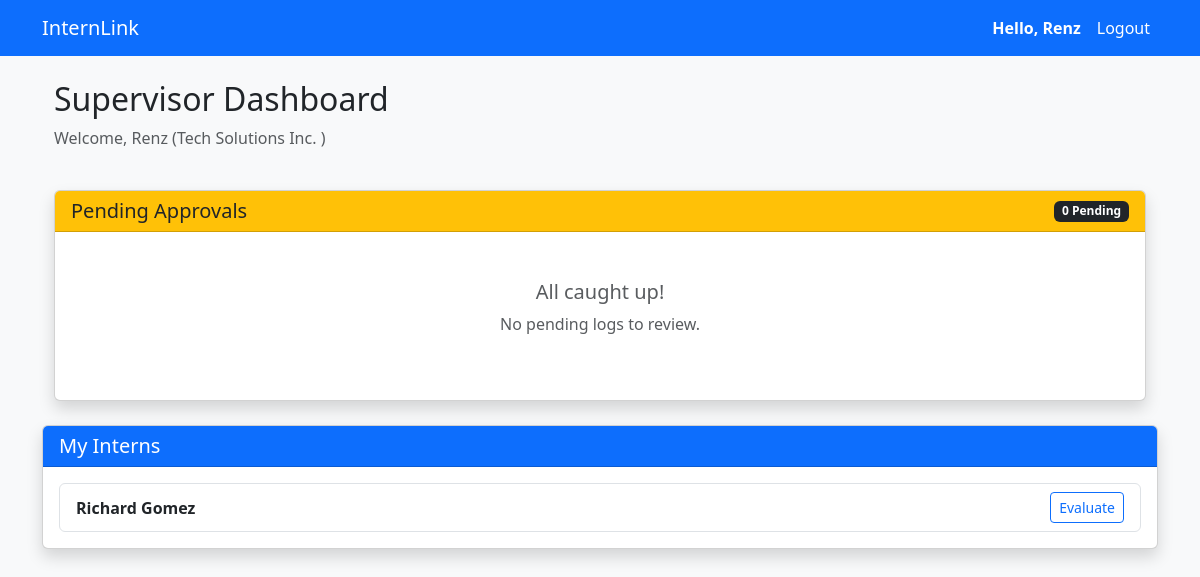
The app's page /dashboard/ (signed in), older data.
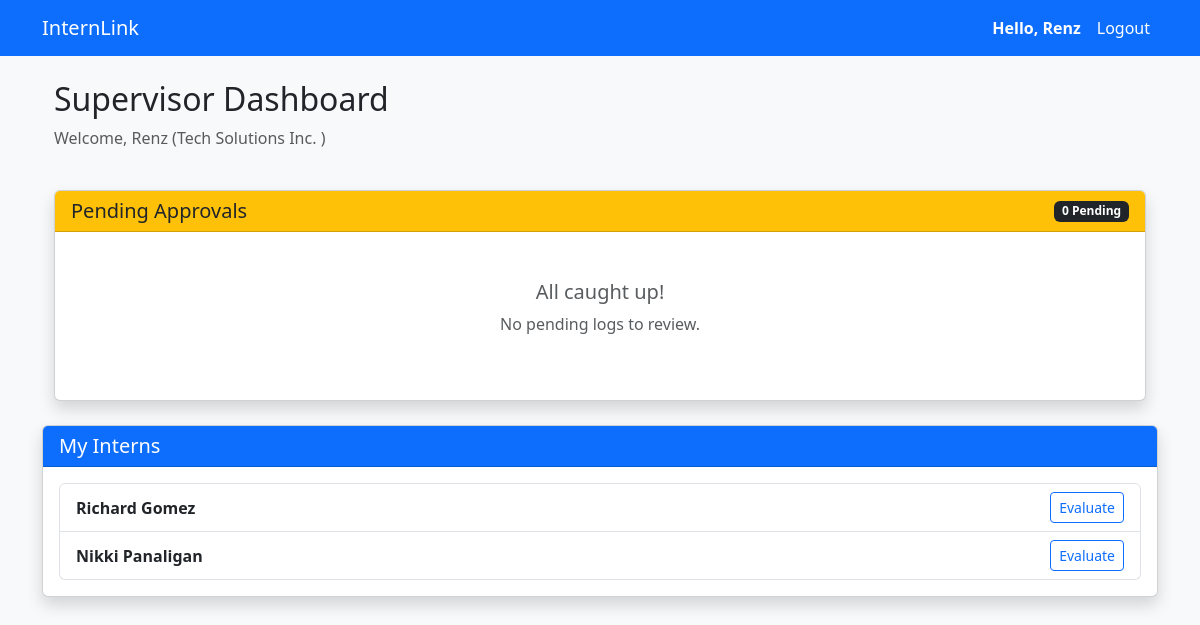
The same page, newer data.
### app/models.py (models this page shows, shortened)
class User(AbstractUser):
    class Role(models.TextChoices):
        STUDENT = "student", "Student"
        COORDINATOR = "coordinator", "Coordinator"
        SUPERVISOR = "supervisor", "Supervisor"
    email = models.EmailField(unique=True)
    role = models.CharField(max_length=20, choices=Role.choices)

class SupervisorProfile(models.Model):
    user = models.OneToOneField(
        settings.AUTH_USER_MODEL,
        on_delete=models.CASCADE,
        related_name="supervisor_profile",
    )
    company = models.ForeignKey(
        "Company", on_delete=models.CASCADE, related_name="supervisors"
    )
    position = models.CharField(max_length=100)
    contact_number = models.CharField(max_length=20, blank=True, null=True)

class Company(models.Model):
    name = models.CharField(max_length=255)
    address = models.TextField()
    contact_person = models.CharField(max_length=255, blank=True, null=True)
    contact_email = models.EmailField(blank=True, null=True)
    contact_number = models.CharField(max_length=20, blank=True, null=True)

class Internship(models.Model):
    student = models.ForeignKey(
        "StudentProfile", on_delete=models.CASCADE, related_name="internships"
    )
    company = models.ForeignKey(
        "Company", on_delete=models.CASCADE, related_name="internships"
    )
    supervisor = models.ForeignKey(
        "SupervisorProfile",
        on_delete=models.SET_NULL,
        null=True,
        blank=True,
        related_name="internships",
    )
    coordinator = models.ForeignKey(
        "CoordinatorProfile",
        on_delete=models.SET_NULL,
        null=True,
        blank=True,
        related_name="internships",
    )
    start_date = models.DateField()
    end_date = models.DateField()
    required_hours = models.PositiveIntegerField(default=240)
    status = models.CharField(
        max_length=20,
        choices=[
            ("ongoing", "Ongoing"),
            ("completed", "Completed"),
            ("terminated", "Terminated"),
            ("pending", "Pending"),
        ],
        default="pending",
    )

class StudentProfile(models.Model):
    user = models.OneToOneField(
        settings.AUTH_USER_MODEL,
        on_delete=models.CASCADE,
        related_name="student_profile",
    )
    student_number = models.CharField(max_length=50, unique=True, null=True, blank=True)
    course = models.CharField(max_length=100, null=True, blank=True)
    year_level = models.IntegerField(null=True, blank=True)
    contact_number = models.CharField(max_length=20, null=True, blank=True)

### app/views.py (the view, shortened to what this page needs)
# urls.py: path("dashboard/", views.dashboard_view, name="dashboard"),
@login_required
def dashboard_view(request):
    user = request.user
    if user.role == User.Role.STUDENT:
        student_profile = user.student_profile
        active_internship = Internship.objects.filter(
            student=student_profile, status="ongoing"
        ).first()
        total_hours = 0
        recent_logs = []
        required_hours = 600
        completion_percent = 0
        if active_internship:
            required_hours = active_internship.required_hours
            hours_data = active_internship.daily_logs.filter(
                is_verified=True
            ).aggregate(Sum("hours_rendered"))
            total_hours = hours_data["hours_rendered__sum"] or 0
            if required_hours > 0:
                completion_percent = (total_hours / required_hours) * 100
            recent_logs = active_internship.daily_logs.order_by("-date")[:5]
        context = {
            "profile": student_profile,
            "internship": active_internship,
            "total_hours": total_hours,
            "required_hours": required_hours,
            "completion_percent": round(completion_percent, 1),
            "recent_logs": recent_logs,
        }
        return render(request, "app/student_dashboard.html", context)
    elif user.role == User.Role.SUPERVISOR:
        supervisor_profile = user.supervisor_profile
        pending_logs = DailyLog.objects.filter(
            internship__supervisor=supervisor_profile, is_verified=False
        ).order_by("date")
        my_internships = Internship.objects.filter(
            supervisor=supervisor_profile, status="ongoing"
        )
        context = {
            "supervisor": supervisor_profile,
            "pending_logs": pending_logs,
            "my_internships": my_internships,
        }
        return render(request, "app/supervisor_dashboard.html", context)
    return render(request, "app/error_dashboard.html")

### app/templates/app/supervisor_dashboard.html (shortened to what this page needs)
{% extends 'app/base.html' %} {% block content %}
<div class="container">
  <div class="row mb-4">
    <div class="col-12">
      <h2>Supervisor Dashboard</h2>
      <p class="text-muted">
        Welcome, {{ supervisor.user.first_name }} ({{ supervisor.company.name }}
        )
      </p>
    </div>
  </div>
  <div class="card shadow">
    <div
      class="card-header bg-warning text-dark d-flex justify-content-between align-items-center">
      <h5 class="mb-0">Pending Approvals</h5>
      <span class="badge bg-dark">{{ pending_logs.count }} Pending</span>
    </div>
    <div class="card-body p-0">
      {% if pending_logs %}
      <div class="table-responsive">
        <table class="table table-hover mb-0">
          <thead class="table-light">
            <tr>
              <th>Student</th>
              <th>Date</th>
              <th>Hours</th>
              <th>Task Summary</th>
              <th>Action</th>
            </tr>
          </thead>
          <tbody>
            {% for log in pending_logs %}
            <tr>
              <td class="fw-bold">
                {{ log.internship.student.user.first_name }}
              </td>
              <td>{{ log.date }}</td>
              <td>{{ log.hours_rendered }}</td>
              <td>{{ log.work_description|truncatechars:50 }}</td>
              <td>
                <a
                  href="{% url 'approve_log' log.id %}"
                  class="btn btn-sm btn-success">
                  Approve
                </a>
              </td>
            </tr>
            {% endfor %}
          </tbody>
        </table>
      </div>
      {% else %}
      <div class="p-5 text-center text-muted">
        <h5>All caught up!</h5>
        <p>No pending logs to review.</p>
      </div>
      {% endif %}
    </div>
  </div>
</div>
<div class="card shadow mt-4">
  <div class="card-header bg-primary text-white">
    <h5 class="mb-0">My Interns</h5>
  </div>
  <div class="card-body">
    {% if my_internships %}
    <ul class="list-group">
      {% for intern in my_internships %}
      <li
        class="list-group-item d-flex justify-content-between align-items-center">
        <div>
          <strong>{{ intern.student.user.get_full_name }}</strong>
          <br />
        </div>
        <a
          href="{% url 'evaluate_student' intern.id %}"
          class="btn btn-sm btn-outline-primary">
          Evaluate
        </a>
      </li>
      {% endfor %}
    </ul>
    {% else %}
    <p class="text-muted">No active interns assigned.</p>
    {% endif %}
  </div>
</div>
{% endblock %}

### app/templates/app/base.html (shortened to what this page needs)
<!DOCTYPE html>
<html lang="en">
  <head>
    <link
      href="https://cdn.jsdelivr.net/npm/bootstrap@5.3.0/dist/css/bootstrap.min.css"
      rel="stylesheet" />
  </head>
  <body class="bg-light">
    <nav class="navbar navbar-expand-lg navbar-dark bg-primary">
      <div class="container">
        <a class="navbar-brand" href="{% url 'dashboard' %}">InternLink</a>
        <div class="collapse navbar-collapse">
          <ul class="navbar-nav ms-auto">
            {% if user.is_authenticated %}
            <li class="nav-item">
              <span class="nav-link text-white fw-bold">
                Hello, {{ user.first_name|default:user.username }}
              </span>
            </li>
            <li class="nav-item">
              <form action="{% url 'logout' %}" method="post" class="d-inline">
                <button
                  type="submit"
                  class="nav-link btn btn-link text-white"
                  style="text-decoration: none">
                  Logout
                </button>
              </form>
            </li>
            {% endif %}
          </ul>
        </div>
      </div>
    </nav>
    <div class="container mt-4">
       {% block content %} {% endblock %}
    </div>
  </body>
</html>

Row changes from the older to the newer data that the page shows:
added Internship: student.user.get_full_name "Nikki Panaligan"
